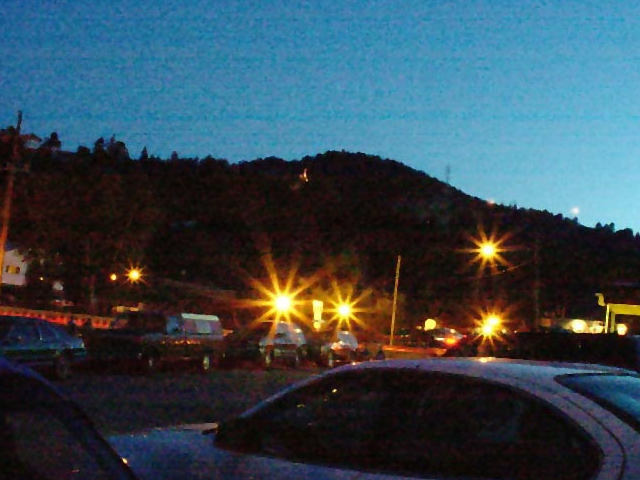
#> input picture data/p1im3.bmp, 640 x 480 px; its folder holds 5 pictures in this run
$ python p1im3t2.py
#> lines starting #> are read from the running program, lines starting #| are printed output that depends on the picture
### intensityTransformation.py
import numpy as np


# [20 lines left out: function histogramEqual, not called in this run]


def gammaCorrection(img, gamma, respectively=True):
    """ the input image must has 3 channels """

    if respectively:
        imgFloat = img.astype("float64")
        for i in range(0, imgFloat.shape[2]):
            imgFloat[:, :, i] = imgFloat[:, :, i] / 255

        c = 1
        correct = lambda t: c * t ** gamma
        vfunc = np.vectorize(correct)
        result = vfunc(imgFloat)

        for i in range(0, imgFloat.shape[2]):
            result[:, :, i] = result[:, :, i] * 255

        return result

    grayImg = 0.3 * img[:, :, 2] + 0.59 * img[:, :, 1] + 0.11 * img[:, :, 0]
    grayImg = np.clip(grayImg, a_min=None, a_max=255)
    normalizedGrayImg = grayImg / 255

    c = 1
    correct = lambda t: c * t ** gamma
    vfunc = np.vectorize(correct)
    grayImgResult = vfunc(normalizedGrayImg)
    grayImgResult = grayImgResult * 255
    ratio = grayImgResult / (grayImg + 0.00001)

    return np.clip(img * np.repeat(ratio[:, :, np.newaxis], 3, axis=2), a_min=None, a_max=255)


def normalizeFullDomain(img, respectively=False):
    """ the input image must has 3 channels """

    if respectively:
        result = np.zeros(img.shape)
        for i in range(img.shape[2]):
            result[:, :, i] = (img[:, :, i] - img[:, :, i].min()).astype('int') * 255 / (
                        img[:, :, i].max() - img[:, :, i].min() + 0.00001)
            # print((img[:, :, i] - img[:, :, i].min()) * 255)
            # print((img[:, :, i] - img[:, :, i].min()) * 256)
        return result

    grayImg = 0.3 * img[:, :, 2] + 0.59 * img[:, :, 1] + 0.11 * img[:, :, 0]
    grayImg = np.clip(grayImg, a_min=None, a_max=255)
    noralizedGrayImg = (grayImg - grayImg.min()) * 255 / (grayImg.max() - grayImg.min() + 0.00001)
    ratio = noralizedGrayImg / grayImg
    return np.clip(img * np.repeat(ratio[:, :, np.newaxis], 3, axis=2), a_min=None, a_max=255)

### spatialFiltering.py
import numpy as np
import math
import pickle

filters2d = {
    "sobel_vertical_3": np.array([[-1, 0, 1],
                         [-2, 0, 2],
                         [-1, 0, 1]]),
    "sobel_vertical_5": np.array([[-2/8, -1/5,  0,  1/5,  2/8],
                        [-2/5, -1/2,  0,  1/2,  2/5],
                        [-2/4, -1/1,  0,  1/1,  2/4],
                        [-2/5, -1/2,  0,  1/2,  2/5],
                        [-2/8, -1/5,  0,  1/5,  2/8]]),
    "sobel_vertical_7": np.array([[-3/18, -2/13, -1/10, 0,  1/10, 2/13, 3/18],
                        [-3/13, -2/8,  -1/5,  0,  1/5,  2/8,  3/13],
                        [-3/10, -2/5,  -1/2,  0,  1/2,  2/5,  3/10],
                        [-3/9,  -2/4,  -1/1,  0,  1/1,  2/4,  3/9],
                        [-3/10, -2/5,  -1/2,  0,  1/2,  2/5,  3/10],
                        [-3/13, -2/8,  -1/5,  0,  1/5,  2/8,  3/13],
                        [-3/18, -2/13, -1/10, 0,  1/10, 2/13, 3/18]]),
    "laplacian_3": np.array([[0, -1, 0],
                             [-1, 4, -1],
                             [0, -1, 0]]),
    "laplacian_5": np.array([[-4, -1, 0, -1, -4],
                             [-1, 2, 3, 2, -1],
                             [0, 3, 4, 3, 0],
                             [-1, 2, 3, 2, -1],
                             [-4, -1, 0, -1, -4]]),
    "laplacian_7": np.array([[-10, -5, -2, -1, -2, -5, -10],
                             [-5, 0, 3, 4, 3, 0, -5],
                             [-2, 3, 6, 7, 6, 3, -2],
                             [-1, 4, 7, 8, 7, 4, -1],
                             [-2, 3, 6, 7, 6, 3, -2],
                             [-5, 0, 3, 4, 3, 0, -5],
                             [-10, -5, -2, -1, -2, -5, -10]])
}


def correlation(img, filter, repeat=True):
    """
    valid input depths:
    img: 1, filter: 1
    img: 3, filter: 3
    img: 3, filter: 1
    """

    ### filter must be a square with odd H and W
    if filter.shape[0] != filter.shape[1] or filter.shape[0] % 2 == 0 or filter.shape[0] % 2 == 0:
        print("correlation: invalid filter!!")
        return
    reshape = False
    if len(img.shape) == 2:
        img = img[:, :, np.newaxis]
        reshape = True
    if len(filter.shape) == 2:
        filter = filter[:, :, np.newaxis]
    if img.shape[2] == 3 and filter.shape[2] == 1:
        filter = np.repeat(filter, 3, axis=2)

    pad = int((filter.shape[0] - 1) / 2)
    size = filter.shape[0]

    result = np.zeros(img.shape)
    paddedImg = np.zeros((img.shape[0] + 2 * pad, img.shape[1] + 2 * pad, img.shape[2]))
    paddedImg[pad: -pad, pad: -pad, :] = img
    if repeat:
        paddedImg[:pad, pad: -pad, :] = img[0, :, :].reshape((1, img.shape[1], img.shape[2]))
        paddedImg[-pad:, pad: -pad, :] = img[-1, :, :].reshape((1, img.shape[1], img.shape[2]))
        paddedImg[pad: -pad, :pad, :] = img[:, 0, :].reshape((img.shape[0], 1, img.shape[2]))
        paddedImg[pad: -pad, -pad:, :] = img[:, -1, :].reshape((img.shape[0], 1, img.shape[2]))

    for i in range(img.shape[0]):
        for j in range(img.shape[1]):
            result[i, j, :] = np.sum(paddedImg[i: i + size, j: j + size, :] * filter, axis=(0, 1))

    if reshape:
        img = np.reshape(img, (img.shape[0], img.shape[1]))
        result = np.reshape(result, (result.shape[0], result.shape[1]))

    return result


# [79 lines left out: functions calculateGaussianFilter, gaussianFilter, sobelFilter, LoGFilter, not called in this run]


# def prewittFilter(img):


def adaptiveLocalNoiseReductionFilter(img, size, estNoise, imgName="imgName"):
    """ imgName is for .pkl saving """

    pklName = "alnrf_" + str(imgName) + "_" + str(size) + ".pkl"
    try:
        diffFromAvg = pickle.load(open(pklName, "rb"))
    except (OSError, IOError) as e:

        tmpShape = list(img.shape)
        tmpShape.append(size * size)
        tmpShape = tuple(tmpShape)
        diffFromAvg = np.zeros(tmpShape)

        for i in range(size * size):
            print("iter: ({}/{})".format(str(i), str(size * size)))
            subFilter = np.zeros(size * size)
            subFilter[i] = 1
            subFilter = np.reshape(subFilter, (size, size))
            filter = subFilter - np.ones((size, size)) / (size * size)
            diffFromAvg[..., i] = correlation(img, filter)

        pickle.dump(diffFromAvg, open(pklName, "wb"))

    localVarImg = np.sum(diffFromAvg ** 2, axis=-1) / (size * size)

    # print(localVarImg[:10, :10, 0])

    localMean = correlation(img, np.ones((size, size)) / (size * size))

    factor = estNoise / (localVarImg + 0.00001)
    factor = np.clip(factor, a_min=None, a_max=1)

    return img - factor * (img - localMean)


# [69 lines left out: function bilateralFilter, not called in this run]

### p1im3t2.py
import cv2
import numpy as np
import math
from spatialFiltering import gaussianFilter, sobelFilter, LoGFilter, adaptiveLocalNoiseReductionFilter
import matplotlib.pyplot as plt
from cannyRelated import nms, doubleThresholds, otsu
from intensityTransformation import normalizeFullDomain, gammaCorrection
import os


if __name__ == '__main__':
    inputFolder = "data"
    fileName = "p1im3.bmp"
    inputPath = os.path.join(inputFolder, fileName)
    fileNameSplit = os.path.splitext(fileName)[0]
    img = cv2.imread(inputPath)
#> img is the input picture: shape (480, 640, 3); mean B, G, R 83, 72.1, 53.8
    outputFolder = os.path.join("outputs", fileNameSplit + "t2")
    if not os.path.exists(outputFolder):
        os.mkdir(outputFolder)
    cv2.imwrite(os.path.join(outputFolder, fileName), img)

    ################ preprocessing
    img = normalizeFullDomain(img, False)
#> in normalizeFullDomain, `grayImg = 0.3 * img[:, :, 2] + 0.59 * img[:, :, 1] + 0.11 * img[:, :, 0]`:
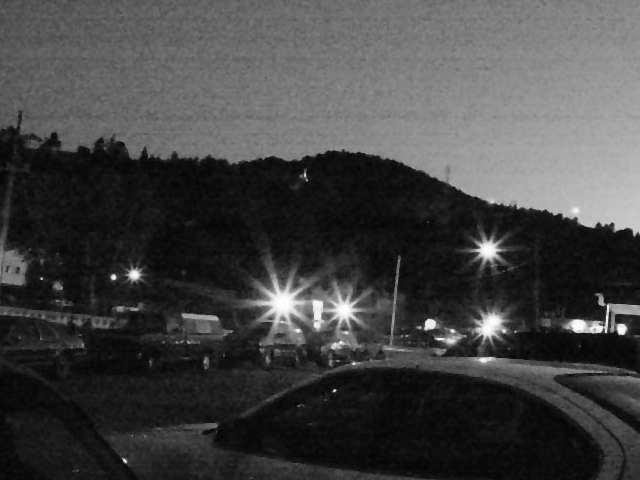
#> grayImg: shape (480, 640) float64; min 1.77, max 254.6, mean 67.8
#> in normalizeFullDomain, `ratio = noralizedGrayImg / grayImg`:
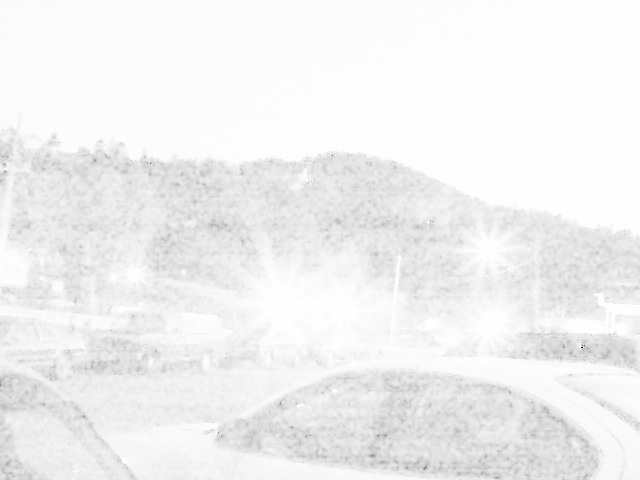
#> ratio: shape (480, 640) float64; min 0, max 1, mean 0.949; drawn with min black and max white
    img = gammaCorrection(img, 0.5, True)
#> in gammaCorrection, `result = vfunc(imgFloat)`:
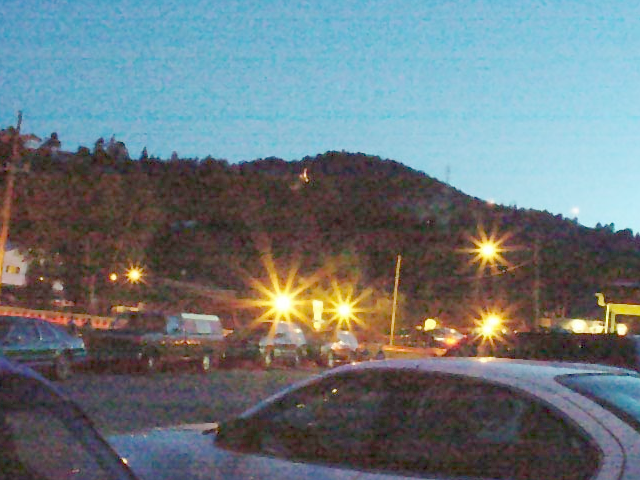
#> result: shape (480, 640, 3) float64; mean B, G, R 0.486, 0.467, 0.422
    img = adaptiveLocalNoiseReductionFilter(img, 11, 50, fileNameSplit)
#> (the run stopped early here; a loop or call above may not have finished)
